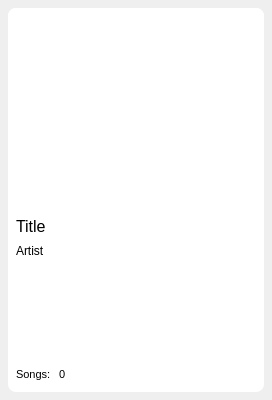
<?xml version="1.0" encoding="UTF-8"?>
<ui version="4.0">
 <class>AlbumCard</class>
 <widget class="QWidget" name="AlbumCard">
  <property name="geometry">
   <rect>
    <x>0</x>
    <y>0</y>
    <width>272</width>
    <height>400</height>
   </rect>
  </property>
  <property name="sizePolicy">
   <sizepolicy hsizetype="MinimumExpanding" vsizetype="MinimumExpanding">
    <horstretch>0</horstretch>
    <verstretch>0</verstretch>
   </sizepolicy>
  </property>
  <property name="minimumSize">
   <size>
    <width>0</width>
    <height>300</height>
   </size>
  </property>
  <property name="windowTitle">
   <string>Form</string>
  </property>
  <layout class="QHBoxLayout" name="horizontalLayout">
   <property name="spacing">
    <number>0</number>
   </property>
   <property name="leftMargin">
    <number>8</number>
   </property>
   <property name="topMargin">
    <number>8</number>
   </property>
   <property name="rightMargin">
    <number>8</number>
   </property>
   <property name="bottomMargin">
    <number>8</number>
   </property>
   <item>
    <widget class="QFrame" name="frame">
     <property name="styleSheet">
      <string notr="true">border-radius: 8px;
background-color: rgb(255, 255, 255);</string>
     </property>
     <property name="frameShape">
      <enum>QFrame::NoFrame</enum>
     </property>
     <property name="frameShadow">
      <enum>QFrame::Raised</enum>
     </property>
     <layout class="QVBoxLayout" name="verticalLayout">
      <property name="spacing">
       <number>9</number>
      </property>
      <property name="leftMargin">
       <number>0</number>
      </property>
      <property name="topMargin">
       <number>0</number>
      </property>
      <property name="rightMargin">
       <number>0</number>
      </property>
      <property name="bottomMargin">
       <number>0</number>
      </property>
      <item>
       <widget class="QGraphicsView" name="cover">
        <property name="sizePolicy">
         <sizepolicy hsizetype="Expanding" vsizetype="Expanding">
          <horstretch>0</horstretch>
          <verstretch>0</verstretch>
         </sizepolicy>
        </property>
        <property name="styleSheet">
         <string notr="true">border-top-left-radius: 8px;
border-top-right-radius: 8px;</string>
        </property>
        <property name="verticalScrollBarPolicy">
         <enum>Qt::ScrollBarAlwaysOff</enum>
        </property>
        <property name="horizontalScrollBarPolicy">
         <enum>Qt::ScrollBarAlwaysOff</enum>
        </property>
        <property name="interactive">
         <bool>true</bool>
        </property>
       </widget>
      </item>
      <item>
       <layout class="QVBoxLayout" name="verticalLayout_2">
        <property name="spacing">
         <number>8</number>
        </property>
        <property name="leftMargin">
         <number>8</number>
        </property>
        <property name="topMargin">
         <number>8</number>
        </property>
        <property name="rightMargin">
         <number>8</number>
        </property>
        <property name="bottomMargin">
         <number>8</number>
        </property>
        <item>
         <widget class="QLabel" name="title">
          <property name="font">
           <font>
            <pointsize>12</pointsize>
           </font>
          </property>
          <property name="text">
           <string>Title</string>
          </property>
         </widget>
        </item>
        <item>
         <widget class="QLabel" name="artist">
          <property name="text">
           <string>Artist</string>
          </property>
         </widget>
        </item>
        <item>
         <spacer name="verticalSpacer">
          <property name="orientation">
           <enum>Qt::Vertical</enum>
          </property>
          <property name="sizeHint" stdset="0">
           <size>
            <width>20</width>
            <height>40</height>
           </size>
          </property>
         </spacer>
        </item>
        <item>
         <layout class="QHBoxLayout" name="horizontalLayout_2">
          <item>
           <widget class="QLabel" name="songs">
            <property name="font">
             <font>
              <pointsize>8</pointsize>
             </font>
            </property>
            <property name="text">
             <string>Songs:</string>
            </property>
           </widget>
          </item>
          <item>
           <widget class="QLabel" name="count">
            <property name="font">
             <font>
              <pointsize>8</pointsize>
             </font>
            </property>
            <property name="text">
             <string>0</string>
            </property>
           </widget>
          </item>
          <item>
           <spacer name="horizontalSpacer">
            <property name="orientation">
             <enum>Qt::Horizontal</enum>
            </property>
            <property name="sizeHint" stdset="0">
             <size>
              <width>40</width>
              <height>20</height>
             </size>
            </property>
           </spacer>
          </item>
          <item>
           <widget class="QPushButton" name="more">
            <property name="text">
             <string/>
            </property>
           </widget>
          </item>
         </layout>
        </item>
       </layout>
      </item>
     </layout>
    </widget>
   </item>
  </layout>
 </widget>
 <resources/>
 <connections/>
</ui>
